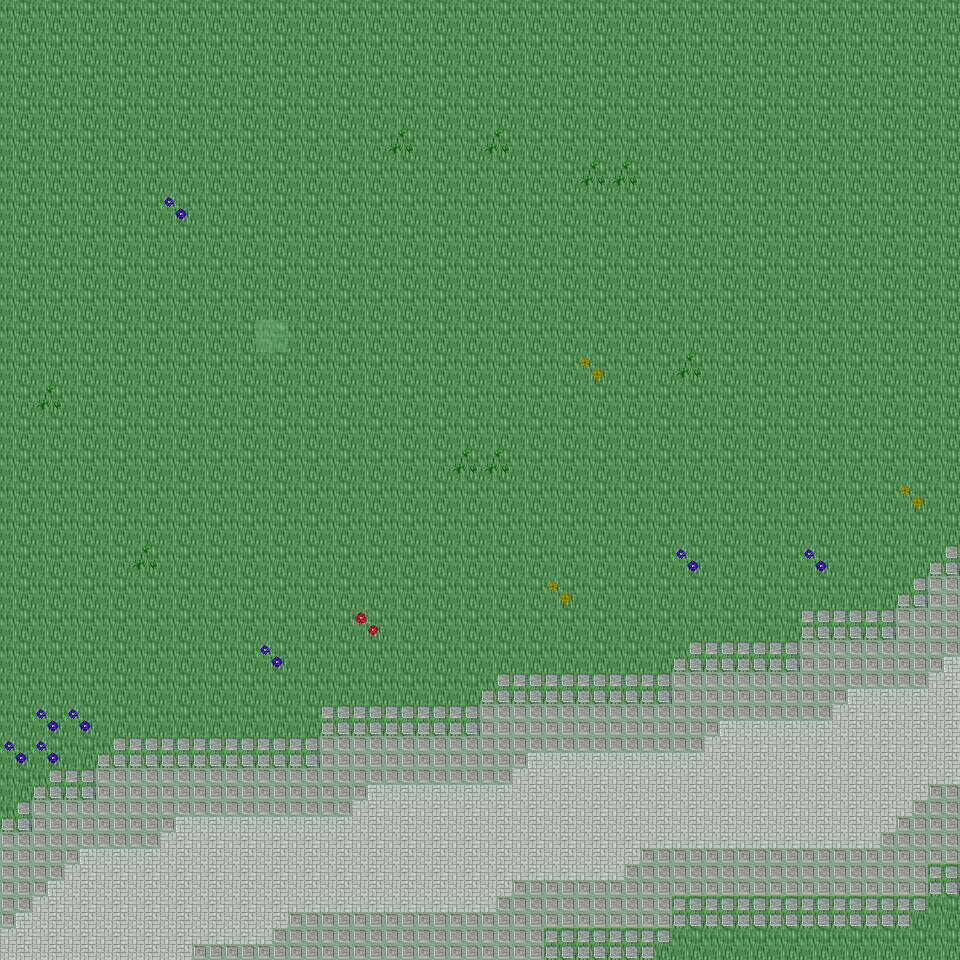

Tiled map render using the project's own tile images. Description and the map definition, with tile-layer contents summarised, below:
An orthogonal 30x30 tile map with 32x32 px tiles, 6 tile layers (Ground, Object, Object2, Above, ...), 19 tilesets and 3 objects (3x mapExit).

<map version="1.0" orientation="orthogonal" renderorder="right-down" width="30" height="30" tilewidth="32" tileheight="32" nextobjectid="4">
  <tileset firstgid="1" name="tileset_ground_ground" tilewidth="32" tileheight="32" tilecount="33" columns="3">
    <image source="../drawable/tileset_ground_ground.png" width="96" height="352" />
  </tileset>
  <tileset firstgid="34" name="tileset_ground_water_pool" tilewidth="32" tileheight="32" tilecount="72" columns="3">
    <image source="../drawable/tileset_ground_water_pool.png" width="96" height="768" />
  </tileset>
  <tileset firstgid="106" name="tileset_ground_ridge_earth_dark" tilewidth="32" tileheight="32" tilecount="96" columns="12">
    <image source="../drawable/tileset_ground_ridge_earth_dark.png" width="384" height="256" />
  </tileset>
  <tileset firstgid="202" name="tileset_ground_grass_edges" tilewidth="32" tileheight="32" tilecount="36" columns="12">
    <image source="../drawable/tileset_ground_grass_edges.png" width="384" height="96" />
  </tileset>
  <tileset firstgid="238" name="tileset_ground_earth_edges" tilewidth="32" tileheight="32" tilecount="18" columns="6">
    <image source="../drawable/tileset_ground_earth_edges.png" width="192" height="96" />
  </tileset>
  <tileset firstgid="256" name="tileset_ground_grass_corners" tilewidth="32" tileheight="32" tilecount="24" columns="6">
    <image source="../drawable/tileset_ground_grass_corners.png" width="192" height="128" />
  </tileset>
  <tileset firstgid="280" name="tileset_plant_grasses" tilewidth="32" tileheight="32" tilecount="6" columns="3">
    <image source="../drawable/tileset_plant_grasses.png" width="96" height="64" />
  </tileset>
  <tileset firstgid="286" name="tileset_plant_flower_daisy_blue" tilewidth="32" tileheight="32" tilecount="8" columns="2">
    <image source="../drawable/tileset_plant_flower_daisy_blue.png" width="64" height="128" />
  </tileset>
  <tileset firstgid="294" name="tileset_plant_flower_daisy_yellow" tilewidth="32" tileheight="32" tilecount="8" columns="2">
    <image source="../drawable/tileset_plant_flower_daisy_yellow.png" width="64" height="128" />
  </tileset>
  <tileset firstgid="302" name="tileset_plant_bush_bushes" tilewidth="32" tileheight="32" tilecount="10" columns="5">
    <image source="../drawable/tileset_plant_bush_bushes.png" width="160" height="64" />
  </tileset>
  <tileset firstgid="312" name="tileset_plant_flower_daisy_red" tilewidth="32" tileheight="32" tilecount="8" columns="2">
    <image source="../drawable/tileset_plant_flower_daisy_red.png" width="64" height="128" />
  </tileset>
  <tileset firstgid="320" name="tileset_plant_flower_daisy_white" tilewidth="32" tileheight="32" tilecount="8" columns="2">
    <image source="../drawable/tileset_plant_flower_daisy_white.png" width="64" height="128" />
  </tileset>
  <tileset firstgid="328" name="tileset_item_statue_bird" tilewidth="32" tileheight="32" tilecount="8" columns="2">
    <image source="../drawable/tileset_item_statue_bird.png" width="64" height="128" />
  </tileset>
  <tileset firstgid="336" name="tileset_logic_collision" tilewidth="32" tileheight="32" tilecount="1" columns="1">
    <image source="../drawable/tileset_logic_collision.png" width="32" height="32" />
  </tileset>
  <tileset firstgid="337" name="tileset_ground_green_paving" tilewidth="32" tileheight="32" tilecount="18" columns="3">
    <image source="../drawable/tileset_ground_green_paving.png" width="96" height="192" />
  </tileset>
  <tileset firstgid="355" name="tileset_logic_protection" tilewidth="32" tileheight="32" tilecount="2" columns="2">
    <image source="../drawable/tileset_logic_protection.png" width="64" height="32" />
  </tileset>
  <tileset firstgid="357" name="tileset_building_castle" tilewidth="32" tileheight="32" tilecount="320" columns="20">
    <image source="../drawable/tileset_building_castle.png" width="640" height="512" />
  </tileset>
  <tileset firstgid="677" name="tileset_logic_creature_reptile" tilewidth="32" tileheight="32" tilecount="7" columns="7">
    <image source="../drawable/tileset_logic_creature_reptile.png" width="224" height="32" />
  </tileset>
  <tileset firstgid="684" name="tileset_logic_creature_rodent" tilewidth="32" tileheight="32" tilecount="8" columns="8">
    <image source="../drawable/tileset_logic_creature_rodent.png" width="256" height="32" />
  </tileset>
  <layer name="Ground" width="30" height="30">
    <data>[900 cells, 900 non-empty, 2 distinct tile ids]</data>
  </layer>
  <layer name="Object" width="30" height="30">
    <data>[900 cells, 248 non-empty, 8 distinct tile ids]</data>
  </layer>
  <layer name="Object2" width="30" height="30">
    <data>[900 cells, 22 non-empty, 5 distinct tile ids]</data>
  </layer>
  <layer name="Above" width="30" height="30">
    <data>[900 cells, 0 non-empty, 0 distinct tile ids]</data>
  </layer>
  <layer name="Above2" width="30" height="30">
    <data>[900 cells, 0 non-empty, 0 distinct tile ids]</data>
  </layer>
  <layer name="Walkable" width="30" height="30">
    <data>[900 cells, 1 non-empty, 1 distinct tile ids]</data>
  </layer>
  <objectgroup name="MapEvents">
    <object id="1" name="south" type="mapExit" x="0" y="928" width="960" height="32">
      <properties>
        <property name="map" value="level_0_x87_y94" />
        <property name="x" value="0" />
        <property name="y" value="1" />
      </properties>
    </object>
    <object id="2" name="west" type="mapExit" x="0" y="0" width="32" height="960">
      <properties>
        <property name="map" value="level_0_x86_y93" />
        <property name="x" value="28" />
        <property name="y" value="0" />
      </properties>
    </object>
    <object id="3" name="east" type="mapExit" x="928" y="0" width="32" height="960">
      <properties>
        <property name="map" value="level_0_x88_y93" />
        <property name="x" value="1" />
        <property name="y" value="0" />
      </properties>
    </object>
  </objectgroup>
</map>
